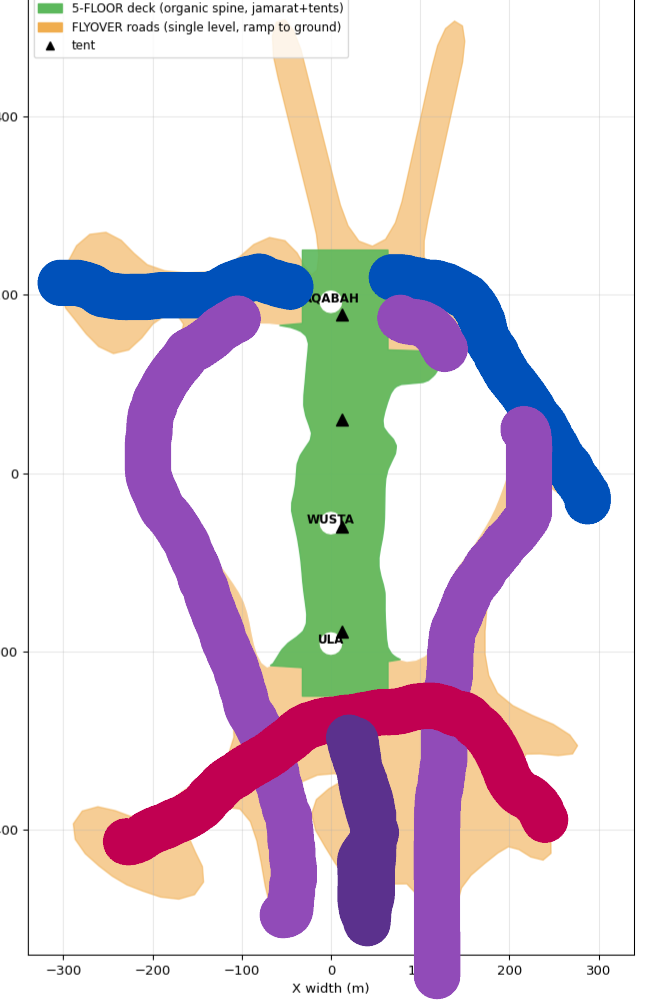
#> input picture models/jamarat/references/_legacy/plan_renders/PLAN_flyover_split_implementation.PNG, 656 x 1006 px, found by its file name
$ python trace_guide.py
#> lines starting #> are read from the running program, lines starting #| are printed output that depends on the picture; after the words box and inside, x2 and y2 are one past the last pixel; in counts of white or black regions, pixels touching at a corner belong together
#!/usr/bin/env python3
# Trace the user's hand-drawn road guide (renders/PLAN_flyover_split_implementation.PNG).
# It is drawn ON the model-frame plan, so calibrate px->m via the oculus dots
# (AQABAH Y=+192, ULA Y=-191, X=0 column), then segment the stroke colours.
import os, sys, io, json
import numpy as np, cv2
import matplotlib; matplotlib.use("Agg"); import matplotlib.pyplot as plt
sys.stdout = io.TextIOWrapper(sys.stdout.buffer, encoding="utf-8")
ROOT = os.path.dirname(os.path.dirname(os.path.abspath(__file__)))
sys.path.insert(0, ROOT)
import trace_data as T
IMG = os.path.join(ROOT, "renders", "PLAN_flyover_split_implementation.PNG")
bgr = cv2.imread(IMG); H, W = bgr.shape[:2]
#> further down, bgr is the input picture: shape (1006, 656, 3); mean B, G, R 218.3, 208.3, 217.7
hsv = cv2.cvtColor(bgr, cv2.COLOR_BGR2HSV)
#> hsv: shape (1006, 656, 3); mean H, S, V 30.7, 50.4, 234.2

# --- calibrate via central white oculus dots ---
white = cv2.inRange(hsv, (0, 0, 225), (180, 40, 255))
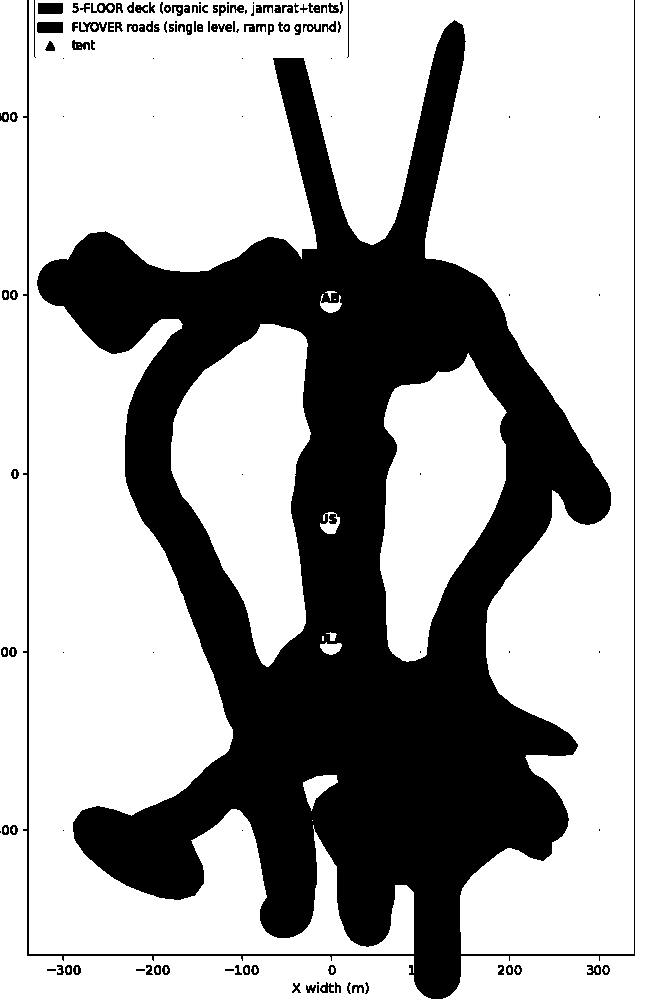
#> white: shape (1006, 656); 67.2% white; 130 black regions (38 under 20 px), largest, box (x1, y1, x2, y2) and area: (23, 0, 635, 999) 211541, (37, 22, 63, 33) 284, (38, 3, 63, 14) 274
n, lab, stats, _ = cv2.connectedComponentsWithStats(white)
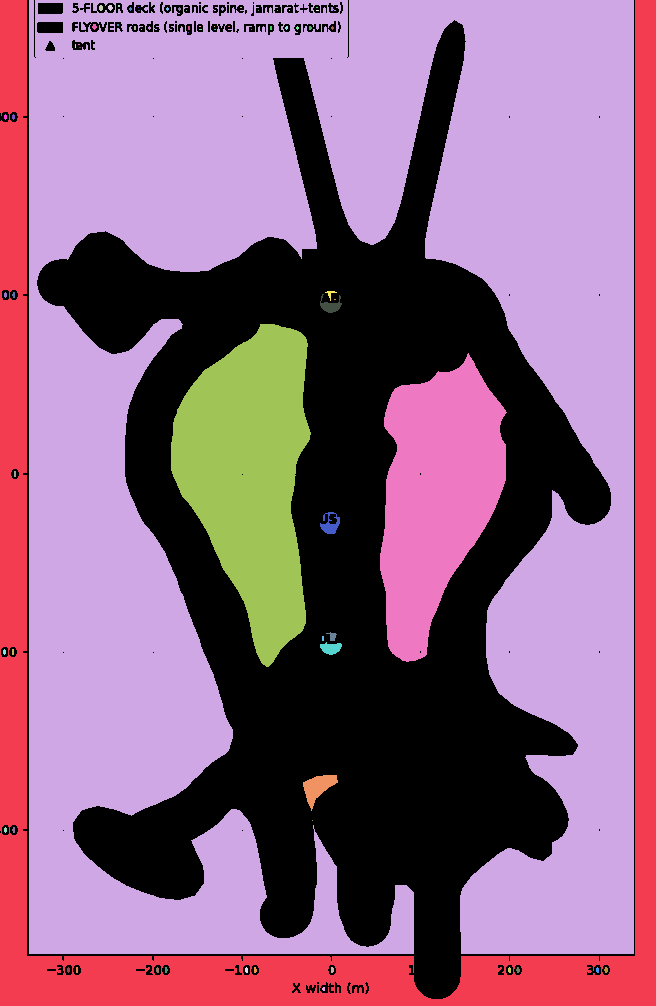
#> lab: shape (1006, 656) int32; 73 distinct labels, from 0 to 72; one colour per label, 0 black
#> n = 73; stats = 73 rows, first 6: [0, 0, 635, 999, 216745], [0, 0, 656, 1006, 74867], [29, 0, 605, 954, 311307], [99, 5, 4, 6, 20], [108, 5, 5, 6, 21], [118, 5, 2, 2, 4]
dots = [(stats[i,0]+stats[i,2]/2, stats[i,1]+stats[i,3]/2) for i in range(1, n)
        if 40 < stats[i, 4] < 600 and 0.30*W < stats[i,0]+stats[i,2]/2 < 0.62*W]
#> dots = [(331, 303.5), (330, 523), (331.5, 636.5), (331, 648.5)]
dots.sort(key=lambda d: d[1])
aq = dots[0]; ula = dots[-1]                      # top dot=AQABAH(+192), bottom=ULA(-191)
#> after `aq = dots[0]`: aq = (331, 303.5)
#> after `ula = dots[-1]`: ula = (331, 648.5)
x0 = np.mean([d[0] for d in dots])
#> x0 = 330.9
s = (192.0 - (-191.0)) / (ula[1] - aq[1])          # m per pixel-row
#> s = 1.11
def to_m(col, row):
    return np.column_stack([(np.asarray(col) - x0) * s,
                            192.0 - (np.asarray(row) - aq[1]) * s])
print(f"[GUIDE] x0={x0:.0f} aq_row={aq[1]:.0f} ula_row={ula[1]:.0f} s={s:.3f} m/px")

# --- segment stroke colours ---
def m(hlo, hhi, slo, vlo, vhi=255):
#> called with hlo = 100, hhi = 119, slo = 90, vlo = 90, vhi = 255
    return cv2.inRange(hsv, (hlo, slo, vlo), (hhi, 255, vhi))
#> returned value: shape (1006, 656); 4% white; 2 white regions, box (x1, y1, x2, y2) and area: (369, 254, 611, 524) 14486, (38, 254, 313, 320) 12123
masks = {
    "BLUE":   m(100, 119, 90, 90),
    "RED":    cv2.bitwise_or(m(0, 8, 110, 90), m(160, 179, 110, 90)),
    "PURPLE": m(125, 150, 70, 130),                 # medium/bright purple
    "DPURPLE": m(120, 150, 50, 45, 128),            # darker purple (low value)
}
#> call 4 of m, with hlo = 125, hhi = 150, slo = 70, vlo = 130, vhi = 255
#> in m (call 4), `return cv2.inRange(hsv, (hlo, slo, vlo), (hhi, 255, vhi))`:
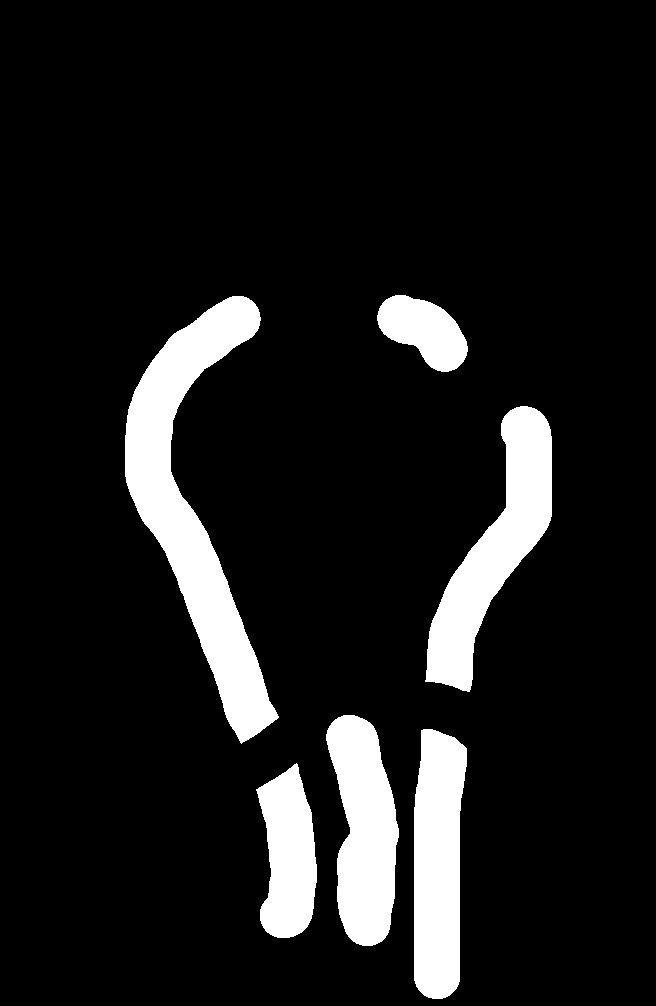
#> returned value: shape (1006, 656); 10.9% white; 6 white regions, box (x1, y1, x2, y2) and area: (125, 296, 279, 744) 22842, (425, 406, 552, 692) 13879, (414, 729, 467, 999) 11969, (326, 715, 399, 946) 11618, (256, 763, 317, 938) 7551, (377, 295, 468, 372) 4314
def clean(x, k=400):
#> called with k = 400
    x = cv2.morphologyEx(x, cv2.MORPH_OPEN, np.ones((3, 3), np.uint8))
#> x: shape (1006, 656); 4% white; 2 white regions, box (x1, y1, x2, y2) and area: (369, 254, 611, 524) 14485, (38, 254, 313, 320) 12122
    nn, ll, st, _ = cv2.connectedComponentsWithStats(x)
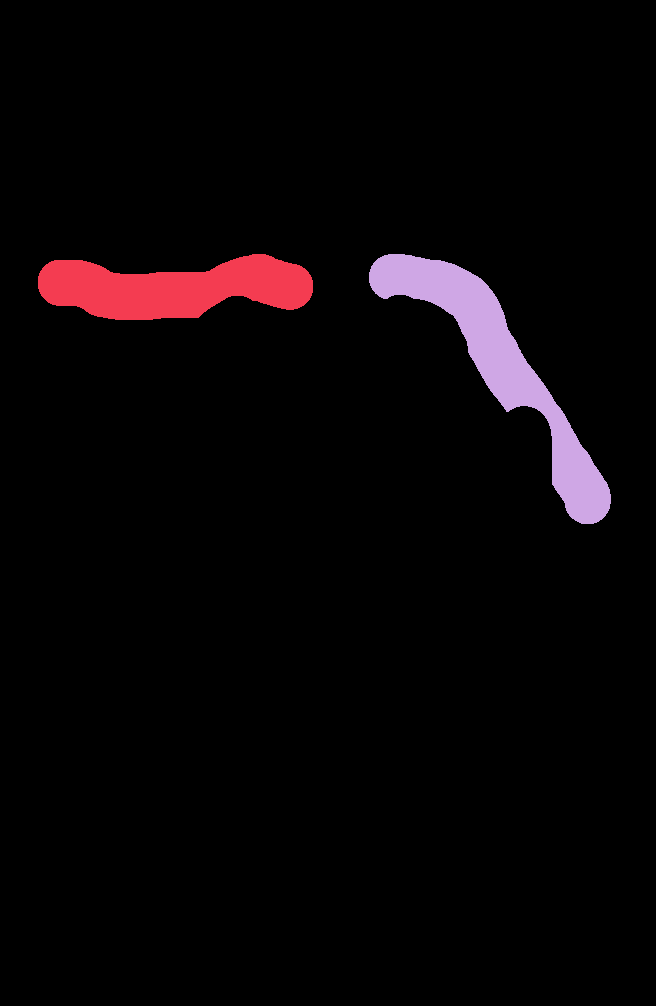
#> ll: shape (1006, 656) int32; 3 distinct labels, from 0 to 2; one colour per label, 0 black
#> nn = 3; st = [[0, 0, 656, 1006, 633329], [38, 254, 275, 66, 12122], [369, 254, 242, 270, 14485]]
    o = np.zeros_like(x)
    for i in range(1, nn):
        if st[i, cv2.CC_STAT_AREA] >= k:
            o[ll == i] = 255
    return o
masks = {k: clean(v) for k, v in masks.items()}
#> call 3 of clean, with k = 400
#> in clean (call 3), `nn, ll, st, _ = cv2.connectedComponentsWithStats(x)`:
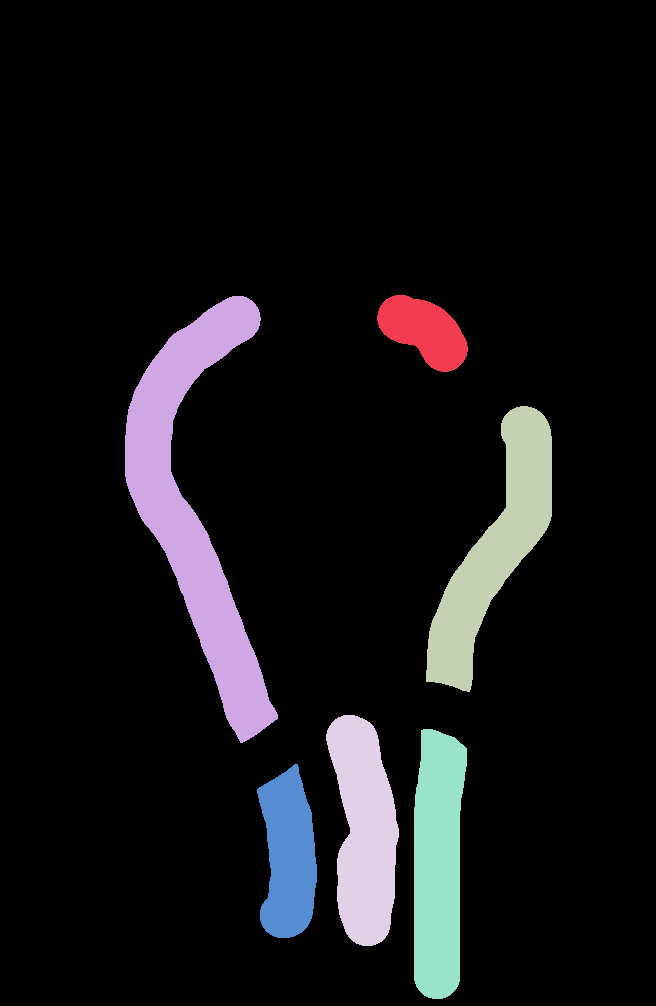
#> ll: shape (1006, 656) int32; 7 distinct labels, from 0 to 6; one colour per label, 0 black
#> in clean (call 3), `nn, ll, st, _ = cv2.connectedComponentsWithStats(x)`: nn = 7; st = [[0, 0, 656, 1006, 587771], [377, 295, 91, 77, 4314], [125, 296, 153, 447, 22839], [426, 406, 126, 286, 13877], [326, 715, 73, 231, 11618], [414, 729, 53, 270, 11969], [257, 764, 60, 174, 7548]]
#> masks = 4 items
for k, v in masks.items():
    print(f"[GUIDE] {k}: {int((v>0).sum())} px")
#> this loop made 4 passes
#> k on passes 1 to 4: 'BLUE', 'RED', 'PURPLE', 'DPURPLE'

# --- to model points ---
roads = {}
for k, v in masks.items():
    ys, xs = np.where(v > 0)
    roads[k] = to_m(xs[::4], ys[::4]) if len(xs) else np.empty((0, 2))
#> after the loop, roads = 4 items

# --- plot over the model spine ---
sil = np.array(T.SIL_OUTER)
fig, ax = plt.subplots(figsize=(9, 13))
ax.fill(sil[:, 0], sil[:, 1], color="0.93", alpha=0.5, zorder=0)
for k, p in T.OCULUS.items():
    pp = np.array(p); ax.fill(pp[:, 0], pp[:, 1], color="k", zorder=5)
    ax.annotate(k, pp.mean(0), fontsize=10, zorder=6)
colors = {"BLUE": "royalblue", "RED": "crimson", "PURPLE": "mediumorchid", "DPURPLE": "indigo"}
for k, p in roads.items():
    if len(p):
        ax.scatter(p[:, 0], p[:, 1], s=4, c=colors[k], alpha=0.5, label=k, zorder=3)
#> this loop made 4 passes
ax.set_aspect("equal"); ax.grid(alpha=.3)
ax.set_xlabel("X width (m)"); ax.set_ylabel("Y length (m)")
ax.set_title("Traced from your hand-drawn guide (model frame)\n"
             "BLUE / RED(pink) = top-floor roads?  PURPLE / DPURPLE = floor3->ground ramps?")
ax.legend(loc="upper right", markerscale=3, fontsize=10)
out = os.path.join(ROOT, "renders", "PLAN_guide_traced.png")
fig.tight_layout(); fig.savefig(out, dpi=95); print(f"[GUIDE] wrote {out}")
#> after `fig.tight_layout()`:
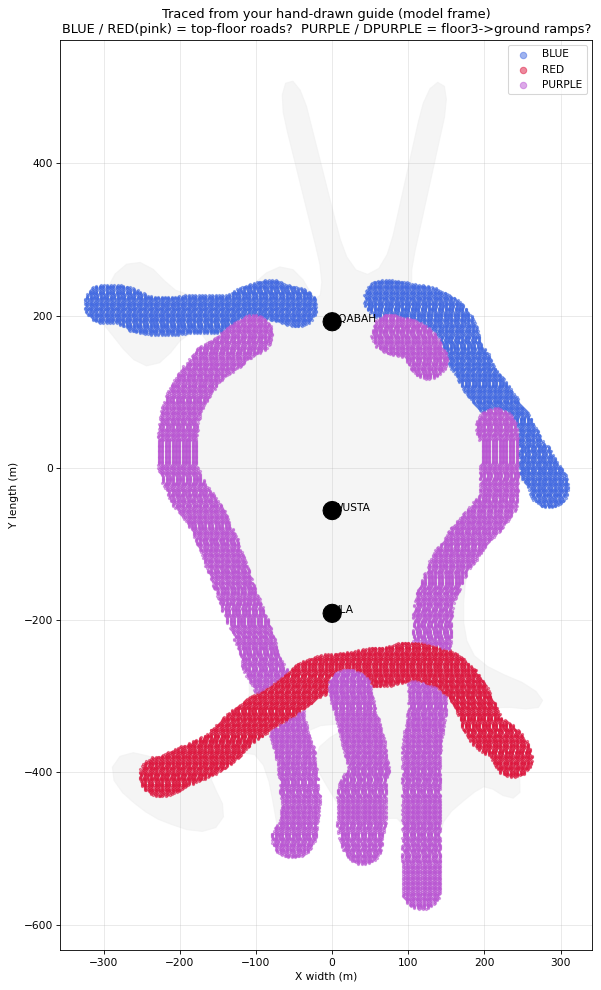
#> figure drawn by matplotlib, 1 panel

# save road points for the build step
data = {k: roads[k].round(1).tolist() for k in roads}
#> data = 4 items
json.dump(data, open(os.path.join(ROOT, "References", "osm", "guide_roads.json"), "w"))
print("[GUIDE] wrote guide_roads.json")

$ run again, with models/jamarat/references/_legacy/plan_renders/PLAN_flyover_mark.png copied over models/jamarat/references/_legacy/plan_renders/PLAN_flyover_split_implementation.PNG
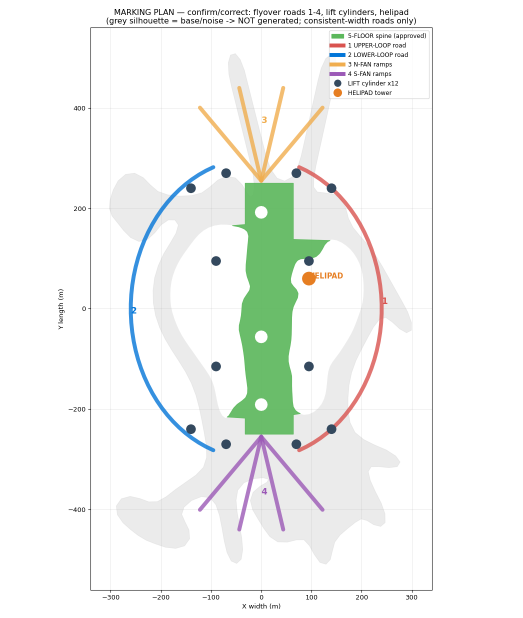
#> input picture models/jamarat/references/_legacy/plan_renders/PLAN_flyover_mark.png, 1045 x 1235 px, found by its file name (shown at 1/2 size)
#> bgr is the input picture: shape (1235, 1045, 3); mean B, G, R 241.8, 244.8, 242.1
#> hsv: shape (1235, 1045, 3); mean H, S, V 4.2, 7.5, 246.4
#> white: shape (1235, 1045); 92.3% white; 313 black regions (61 under 20 px), largest, box (x1, y1, x2, y2) and area: (218, 172, 813, 1101) 78828, (176, 55, 865, 1186) 3700, (658, 61, 859, 198) 1692
#> lab: shape (1235, 1045) int32; 134 distinct labels, from 0 to 133
#> n = 134; stats = 134 rows, first 6: [116, 18, 749, 1200, 98794], [0, 0, 1045, 1235, 511638], [664, 19, 3, 2, 4], [256, 20, 3, 4, 11], [311, 20, 3, 4, 11], [330, 21, 3, 5, 9]
#> dots = [(494, 41), (631, 225), (522.5, 424.5), (522.5, 673.5), (522.5, 809.5), (631.5, 1010.5)]
#> aq = (494, 41)
#> ula = (631.5, 1010.5)
#> x0 = 554
#> s = 0.395
#> x: shape (1235, 1045); 0.71% white; 14 white regions (1 under 20 px), largest, box (x1, y1, x2, y2) and area: (258, 331, 430, 904) 6093, (443, 879, 461, 898) 274, (584, 879, 602, 898) 273
#> ll: shape (1235, 1045) int32; 15 distinct labels, from 0 to 14
#> nn = 15; st = 15 rows, first 6: [0, 0, 1045, 1235, 1281362], [659, 106, 32, 8, 256], [669, 160, 13, 13, 145], [258, 331, 172, 573, 6093], [443, 337, 18, 19, 271], [584, 337, 18, 19, 271]
#> after the loop in clean, `for i in range(1, nn):`:
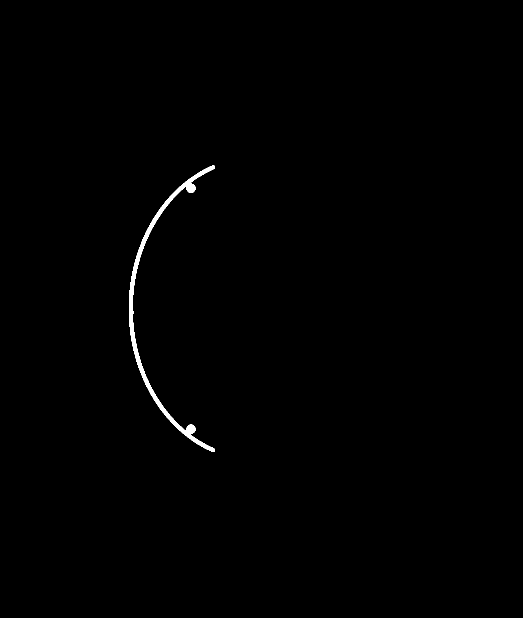
#> o: shape (1235, 1045) (shown at 1/2 size); 0.47% white; 1 white region, box (x1, y1, x2, y2) and area: (258, 331, 430, 904) 6093
#> x: shape (1235, 1045); 0.39% white; 5 white regions, box (x1, y1, x2, y2) and area: (669, 382, 767, 853) 3710, (595, 863, 657, 904) 508, (595, 331, 657, 371) 504, (659, 87, 691, 95) 256, (769, 595, 772, 608) 39
#> ll: shape (1235, 1045) int32; 6 distinct labels, from 0 to 5
#> x: shape (1235, 1045); 0.46% white; 3 white regions, box (x1, y1, x2, y2) and area: (396, 869, 649, 1063) 5628, (659, 144, 691, 152) 256, (528, 976, 533, 989) 45
#> ll: shape (1235, 1045) int32; 4 distinct labels, from 0 to 3
#> ll: shape (1235, 1045) int32; every value is 0
#> masks = 4 items
#> the loop `for k, v in masks.items():` made 4 passes
#> k on passes 1 to 4: 'BLUE', 'RED', 'PURPLE', 'DPURPLE'
#> the loop `for k, p in roads.items():` made 4 passes
#> `fig.tight_layout()`:
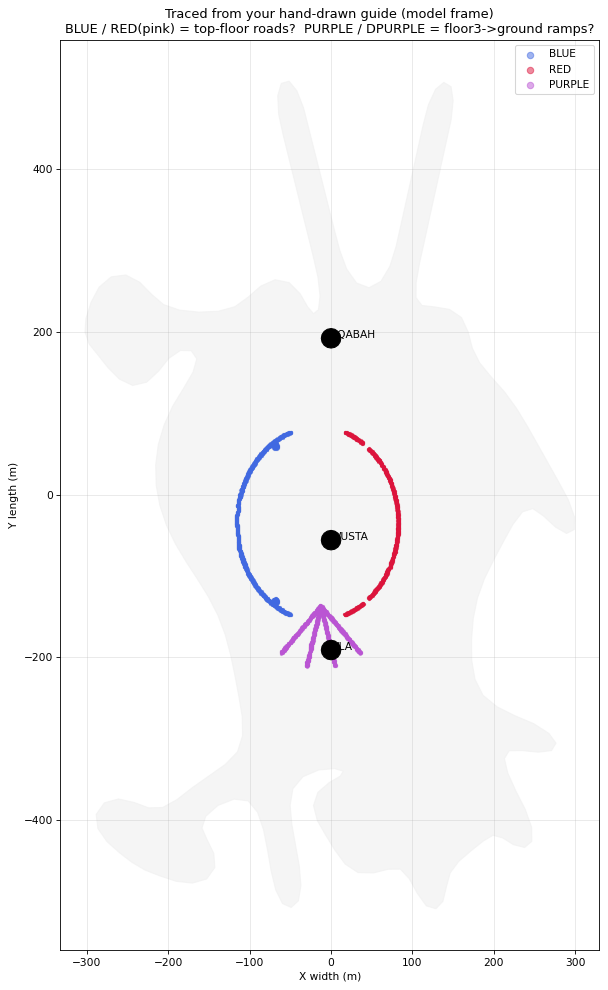
#> figure drawn by matplotlib, 1 panel
